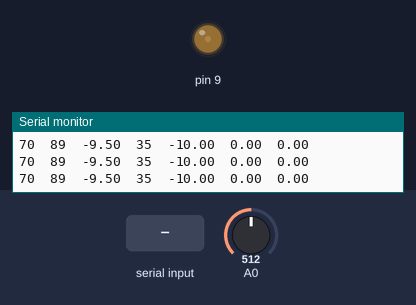
The sketch below on a simulated Arduino Uno, built with avr-gcc and run on an emulated ATmega328P. Shown: output pins drawn as LEDs (lit = HIGH), the last lines printed to the serial monitor. Inputs (shaded band) come from the test bench; at power-on: A0 = 512.

Above: at 1.2 s.
1.3 s: A0 set to 403
4.3 s: A0 set to 394
At 4.45 s:
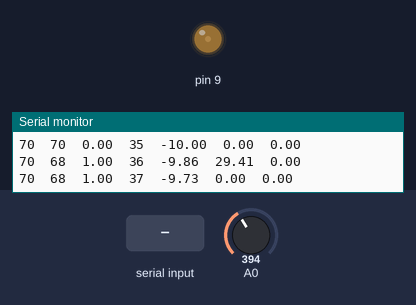
7.3 s: "90,45\n" received over Serial
8.9 s: "30,150\n" received over Serial
At 9.14 s:
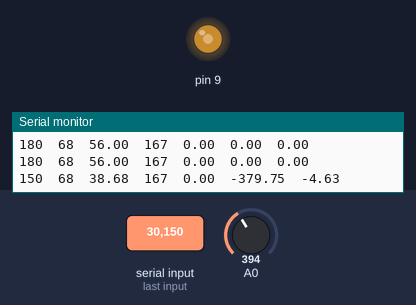
Timing chart, 0 to 11.8 s (numbered marks = the images above; inputs shaded):
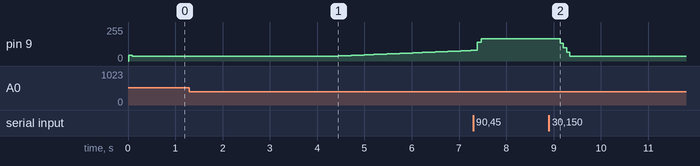

The sketch:

testePIDFreio.ino
```cpp
  #include <PWM.h>
  #include <SoftwareSerial.h>

  float lastProcess = 0;
  float lastError = 100000;
  float kp = 0.50, ki = 0.0, kd = 0.0, kf = 0.5;
  float servo = 55, pid;
  int targetAcel = 70;
  int throttle = 0, throttleMedia = 0;
  int pwm = 0, FlagFreio = 0;
  int tol = 1;
  int tolKi = 50, sumMax = 10;
  float Freio = 0, Delta = 0, sum = 0;
  int taxaDelay = 1;
  int32_t frequency = 50;
  bool success = false;

  void setup() {
      InitTimersSafe();
      // Inicializa serial
      Serial.begin(38400);
      // Limpa qualquer dado que estiver na serial
      Serial.flush();
      // Define o pino 9 para o PWM do servo
      success = SetPinFrequencySafe(9, frequency);
      // Inicializa a váriavel de tempo
      lastProcess = millis();

  }

  void loop() {
      // Lê o valor alvo da serial
      if (Serial.available() > 0) {
          delay(10);
          targetAcel = (Serial.read() - '0') * 100 + (Serial.read() - '0') * 10 + (Serial.read() - '0');

          if (targetAcel < 0)
              targetAcel = 0;

          if (targetAcel > 180)
              targetAcel = 180;
      }

      //getThrottle();
      // Lê o valor do potenciômetro
      throttleMedia = 0;
      for(int k=0;k<100;k++)  {
          throttle = analogRead(A0);
          // Mapeia o valor do potenciômetro de 0-1023 para os ângulos de 0-180
          throttle = map(throttle, 0, 1023, 0, 179);
          throttleMedia += throttle;
      }
      throttle = throttleMedia / 100.0;

      // Soma o valor do ângulo atual do servo com a correção do PID
      pid = PID();
      servo += pid;
      if (servo > 167) servo = 167;
      if (servo < 35) servo = 35;


      // Zera a soma dos erros integrativos do PID caso a leitura do potenciômetro esteja fora da tolerância
      if ((throttle > (targetAcel + tolKi)) || (throttle < (targetAcel - tolKi))) sum = 0;

      // Define um intervalo máximo para a soma dos erros integrativos
      if (sum > sumMax) sum = sumMax;
      if (sum < -sumMax) sum = -sumMax;

      /*
      // Tenta recuperar a comunicação Bluetooth aumentando o delay
      if (throttle != -1) taxaDelay = 5;
      else taxaDelay = 6;
      */

      // Ajusta o valor do PID para o delay atual
      pwm = (int)servo;
      // Define a posição do ângulo do servo
      pwmWrite(9, pwm);

      delay(50 * taxaDelay);

// Debugging...

      //Serial.print("   targetAcel: ");
      Serial.print(targetAcel);
      Serial.print("\t");
      //Serial.print("   throttle: ");
      Serial.print(throttle);
      Serial.print("\t");
      Serial.print(pid);
      Serial.print("\t");
      Serial.print(pwm);
      Serial.print("\t");
      Serial.print(sum);
      Serial.print("\t");
      Serial.print(Delta);
      Serial.print("\t");
      Serial.print(Freio);
      Serial.println();
  }


  float PID() {
      float P, I, D, F, myPID, dt, error;

      // Cáculo do erro associado as medições
      error = targetAcel - throttle;

      // Cálculo do delta de tempo
      dt = (millis() - lastProcess) / 1000.0;

      // Cálculo da componente proporcional
      P = kp * error;

      // Cálculo da componente integrativa
      sum += (error * dt);
      I = ki * sum;

      // Cálculo da componente derivativa
      if ((dt > 0)&&(lastError!=100000))  {
        Delta = ((error - lastError) / dt);
        D = kd * Delta;
      }
      else
        D = Delta = 0;

      if(error <= 0) FlagFreio =1;
      if(error > 20) FlagFreio =0;

      if(FlagFreio == 0)
          Freio = Delta/error;
      else
         Freio = 0;

      F = kf * Freio;

      // Atualização dos valores do último erro e tempo
      lastError = error;
      lastProcess  = millis();

      // Resultado do PID
      myPID = P + I + D + F;

      //Serial.print(myPID);
      //Serial.println();

      return myPID;
  }
```

Measured:
- after the input at 4.3 s, pin 9: moves from 35/255 to 79/255 over 2.9 s, starting at once
- after the input at 8.9 s, pin 9: 167/255 → 133/255 after 0.24 s, → 99/255 0.07 s later, → 65/255 0.07 s later, → 35/255 0.07 s later
